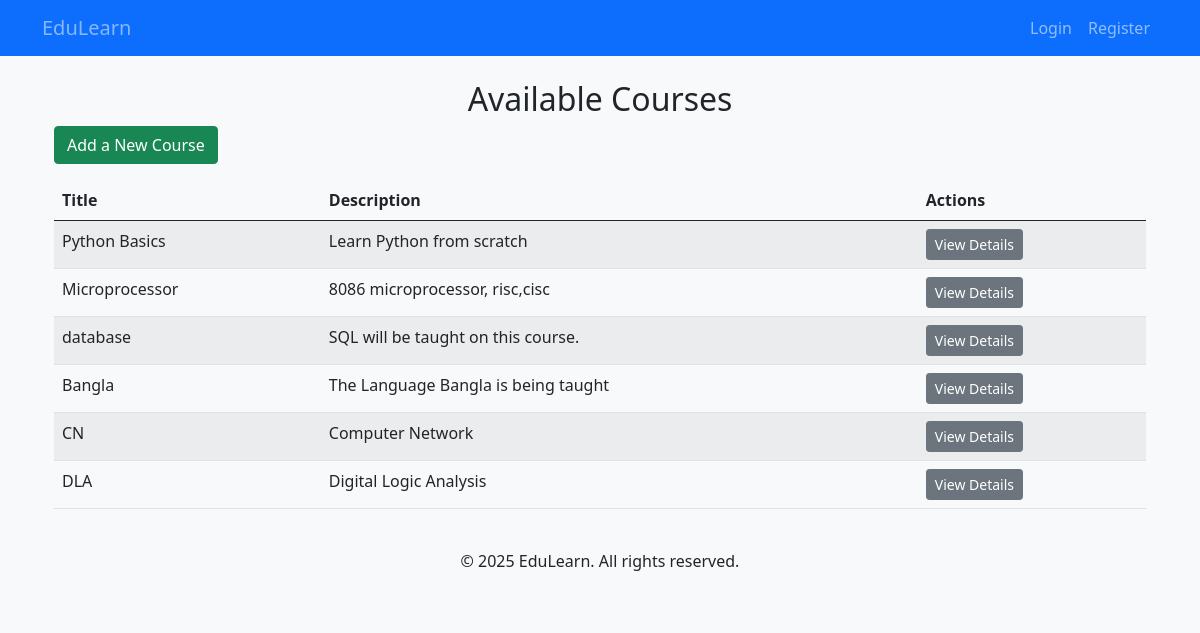
Page /courses/ on the committed database.
### courses/models.py (models this page shows, shortened)
class Course(models.Model):
    title = models.CharField(max_length=200)
    description = models.TextField()
    duration = models.IntegerField(help_text="Duration in hours")
    thumbnail = models.ImageField(upload_to='course_thumbnails/', null=True, blank=True)
    created_at = models.DateTimeField(default=timezone.now)

### courses/views.py (the view)
# urls.py: path('courses/', CourseListView.as_view(), name='course_list2'),
class CourseListView(ListView):
    model = Course
    template_name = 'courses/course_list2.html'
    context_object_name = 'courses'

### courses/templates/courses/course_list2.html (shortened to what this page needs)
{% extends "courses/base.html" %}
{% block content %}
<div class="container mt-4">
    <h2 class="text-center">Available Courses</h2>
    <a href="{% url 'course_create' %}" class="btn btn-success mb-3">Add a New Course</a>
    <table class="table table-striped">
        <thead>
            <tr>
                <th>Title</th>
                <th>Description</th>
                <th>Actions</th>
            </tr>
        </thead>
        <tbody>
            {% for course in courses %}
                <tr>
                    <td>{{ course.title }}</td>
                    <td>{{ course.description|truncatewords:10 }}</td>
                    <td>
                        <a href="{{ course.pk }}/" class="btn btn-secondary btn-sm">View Details</a>
                    </td>
                </tr>
            {% empty %}
                <tr>
                    <td colspan="3" class="text-center">No courses available.</td>
                </tr>
            {% endfor %}
        </tbody>
    </table>
</div>
{% endblock %}

### courses/templates/courses/base.html (shortened to what this page needs)
<!DOCTYPE html>
<html lang="en">
  <head>
    {% load static %}
    <link href="{% static 'css/bootstrap.min.css' %}" rel="stylesheet">
  </head>
  <body>
    <nav class="navbar navbar-expand-lg navbar-dark bg-primary">
      <div class="container">
          {% if user.is_authenticated %}
              <a class="navbar-brand" href="/course_list2/">EduLearn</a>
          {% else %}
              <span class="navbar-brand text-white-50" style="cursor: default;">EduLearn</span>
          {% endif %}
          <div class="collapse navbar-collapse" id="navbarNav">
              <ul class="navbar-nav ms-auto">
                  {% if user.is_authenticated %}
                      <li class="nav-item">
                          <span class="nav-link">Welcome, {{ user.username }}!</span>
                      </li>
                      <li class="nav-item">
                          <a class="nav-link" href="{% url 'logout' %}">Logout</a>
                      </li>
                  {% else %}
                      <li class="nav-item">
                          <a class="nav-link" href="{% url 'login' %}">Login</a>
                      </li>
                      <li class="nav-item">
                          <a class="nav-link" href="{% url 'register' %}">Register</a>
                      </li>
                  {% endif %}
              </ul>
          </div>
      </div>
  </nav>
    <div class="container mt-4">
      {% block content %}{% endblock %}
    </div>
    <footer class="text-center mt-4 p-3 bg-light">
      <p>&copy; 2025 EduLearn. All rights reserved.</p>
    </footer>
  </body>
</html>

### courses/templates/courses/base.html (style rules this page uses)
body { background-color: #f8f9fa; }

### rows in the picture
Course: title "Python Basics", description "Learn Python from scratch"
Course: title "Microprocessor", description "8086 microprocessor, risc,cisc"
Course: title "database", description "SQL will be taught on this course."
Course: title "Bangla", description "The Language Bangla is being taught"
Course: title "CN", description "Computer Network"
Course: title "DLA", description "Digital Logic Analysis"
